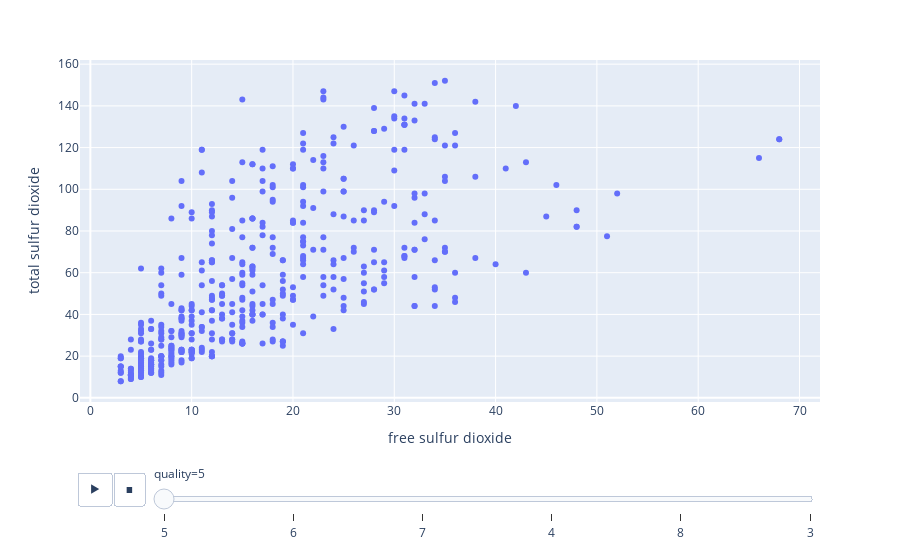

Here is the notebook cell this chart was saved with:
### Code cell
import plotly.graph_objects as go
import plotly.express as px
px.scatter(df, x="free sulfur dioxide", y="total sulfur dioxide",animation_frame="quality")

### Figure 1 — Plotly figure (JSON) as saved in the notebook; plotly's stock layout.template omitted (floating-point values rounded to 4 significant figures; data arrays with more than 128 entries replaced by an {"elided": "..."} marker saying what was removed)
{"data": [{"hovertemplate": "quality=5<br>free sulfur dioxide=%{x}<br>total sulfur dioxide=%{y}<extra></extra>", "legendgroup": "", "marker": {"color": "#636efa", "symbol": "circle"}, "mode": "markers", "name": "", "orientation": "v", "showlegend": false, "type": "scatter", "x": {"elided": "483 int values"}, "xaxis": "x", "y": {"elided": "483 float values"}, "yaxis": "y"}], "layout": {"legend": {"tracegroupgap": 0}, "margin": {"t": 60}, "sliders": [{"active": 0, "currentvalue": {"prefix": "quality="}, "len": 0.9, "pad": {"b": 10, "t": 60}, "steps": [{"args": [["5"], {"frame": {"duration": 0, "redraw": false}, "fromcurrent": true, "mode": "immediate", "transition": {"duration": 0, "easing": "linear"}}], "label": "5", "method": "animate"}, {"args": [["6"], {"frame": {"duration": 0, "redraw": false}, "fromcurrent": true, "mode": "immediate", "transition": {"duration": 0, "easing": "linear"}}], "label": "6", "method": "animate"}, {"args": [["7"], {"frame": {"duration": 0, "redraw": false}, "fromcurrent": true, "mode": "immediate", "transition": {"duration": 0, "easing": "linear"}}], "label": "7", "method": "animate"}, {"args": [["4"], {"frame": {"duration": 0, "redraw": false}, "fromcurrent": true, "mode": "immediate", "transition": {"duration": 0, "easing": "linear"}}], "label": "4", "method": "animate"}, {"args": [["8"], {"frame": {"duration": 0, "redraw": false}, "fromcurrent": true, "mode": "immediate", "transition": {"duration": 0, "easing": "linear"}}], "label": "8", "method": "animate"}, {"args": [["3"], {"frame": {"duration": 0, "redraw": false}, "fromcurrent": true, "mode": "immediate", "transition": {"duration": 0, "easing": "linear"}}], "label": "3", "method": "animate"}], "x": 0.1, "xanchor": "left", "y": 0, "yanchor": "top"}], "updatemenus": [{"buttons": [{"args": [null, {"frame": {"duration": 500, "redraw": false}, "fromcurrent": true, "mode": "immediate", "transition": {"duration": 500, "easing": "linear"}}], "label": "&#9654;", "method": "animate"}, {"args": [[null], {"frame": {"duration": 0, "redraw": false}, "fromcurrent": true, "mode": "immediate", "transition": {"duration": 0, "easing": "linear"}}], "label": "&#9724;", "method": "animate"}], "direction": "left", "pad": {"r": 10, "t": 70}, "showactive": false, "type": "buttons", "x": 0.1, "xanchor": "right", "y": 0, "yanchor": "top"}], "xaxis": {"anchor": "y", "domain": [0, 1], "title": {"text": "free sulfur dioxide"}}, "yaxis": {"anchor": "x", "domain": [0, 1], "title": {"text": "total sulfur dioxide"}}}}
